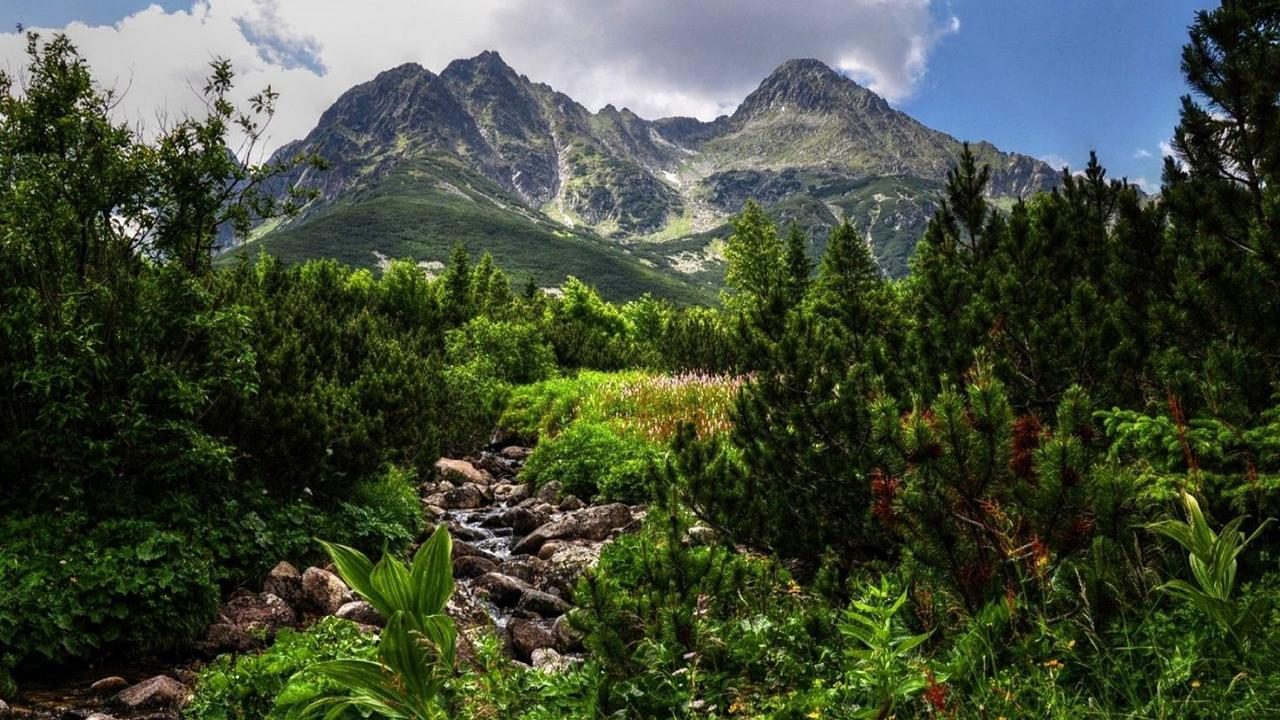
#> input picture python/7_momentos/background.jpg, 1280 x 720 px
$ python 1_mass_center.py
#> lines starting #> are read from the running program, lines starting #| are printed output that depends on the picture; after the words box and inside, x2 and y2 are one past the last pixel; in counts of white or black regions, pixels touching at a corner belong together; long printed decimals are rounded; pictures that were not available may be replaced by others from this repository, and a replacement may not be noted
# -*- coding: utf-8 -*-
"""
Created on Mon Feb 12 12:27:58 2018

@author: Romualdo Villalobos
"""

import numpy as np
import cv2

# calibration factor
c = 3
n = 75 # using n fotograms

captura = cv2.VideoCapture("video2.mp4")
imgfondo = cv2.imread("background.jpg")
#> imgfondo is the input picture: shape (720, 1280, 3); mean B, G, R 57.4, 75.7, 66.2

# Creates the window where slider will be placed
cv2.namedWindow("Salida")

h_avg = 0
h_stddev = 0
s_avg = 0
s_stddev = 0

h_min = 0
h_max = 0
s_min = 0
s_max = 0

isCalibrating = True
i = 1
fctr = 1 / n
while(True):
    isDisponible, fotograma = captura.read()
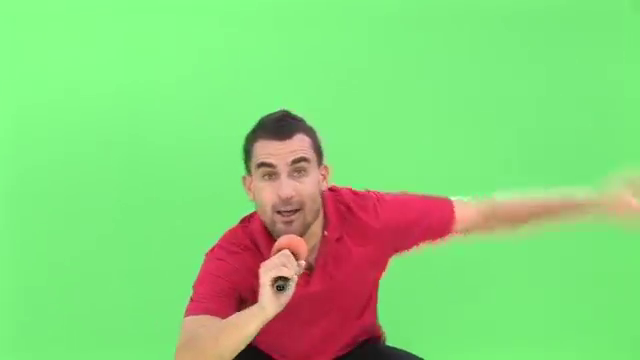
#> input picture frame 60 of python/7_momentos/video.mp4, 640 x 360 px, given in place of video2.mp4, which was not available
#> fotograma is the input picture: shape (360, 640, 3); mean B, G, R 119.9, 210.8, 136.8


    if (isDisponible == True):
        print(fotograma.shape)
#| (360, 640, 3)
        alto, ancho, chanels = fotograma.shape
#> alto = 360; ancho = 640; chanels = 3
        alto = alto
        ancho = ancho

        hsv_frame = cv2.cvtColor(fotograma, cv2.COLOR_BGR2HSV)
#> hsv_frame: shape (360, 640, 3); mean H, S, V 67.2, 127.9, 229.2
        h, s, v = cv2.split(hsv_frame)
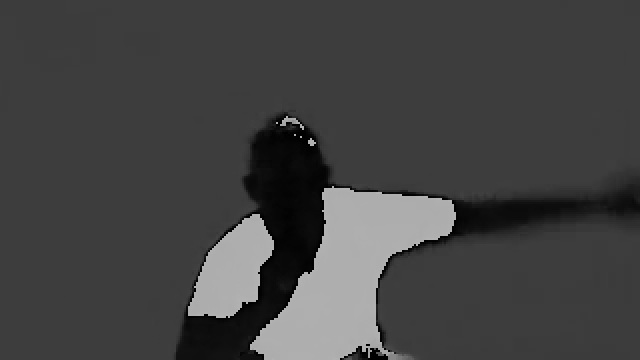
#> h: shape (360, 640); min 0, max 179, mean 67.2
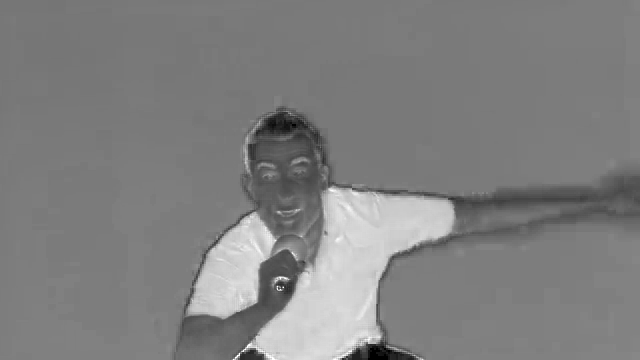
#> s: shape (360, 640); min 0, max 255, mean 127.9
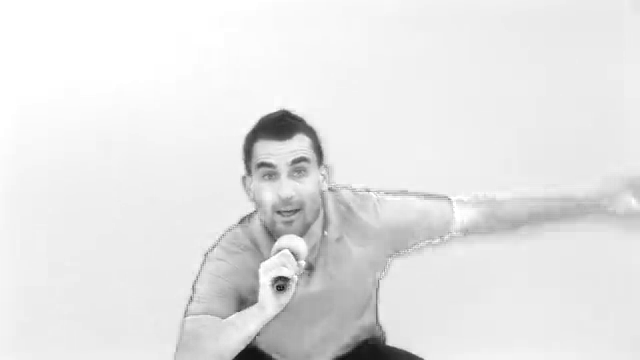
#> v: shape (360, 640); min 15, max 255, mean 229.2

        if (isCalibrating):
            #h_f64 = h.astype(np.float64)
            tmp_h_avg, tmp_h_stddev = cv2.meanStdDev(h)
#> tmp_h_avg = [67.25]; tmp_h_stddev = [38.08]
            h_avg = h_avg + tmp_h_avg[0][0] * fctr
#> h_avg = 0.897
            h_stddev = h_stddev + tmp_h_stddev[0][0] * fctr
#> h_stddev = 0.508
            print(h_stddev)
#| 0.5077

            tmp_s_avg, tmp_s_stddev = cv2.meanStdDev(s)
#> tmp_s_avg = [127.9]; tmp_s_stddev = [28.8]
            s_avg = s_avg + tmp_s_avg[0][0] * fctr
#> s_avg = 1.7
            s_stddev = s_stddev + tmp_s_stddev[0][0] * fctr
#> s_stddev = 0.384

            if (i < n):
                i += 1
            else:
                h_dist = c * h_stddev
                h_min = h_avg - h_dist
                h_max = h_avg + h_dist

                s_dist = c * s_stddev
                s_min = s_avg - s_dist
                s_max = s_avg + s_dist

                isCalibrating = False
                i = 0

        mask_nobin = cv2.inRange(hsv_frame, (h_min, s_min, 20), (h_max, s_max, 255))
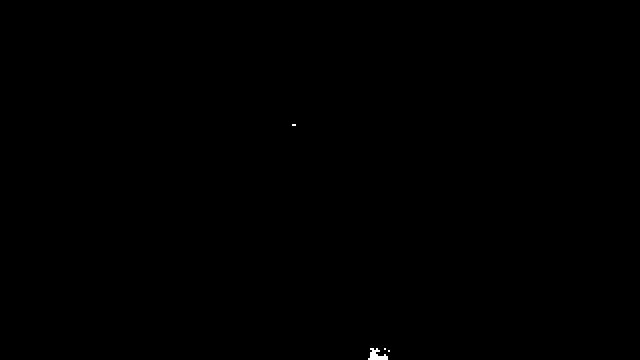
#> mask_nobin: shape (360, 640); 0.07% white; 4 white regions (3 under 20 px), largest, box (x1, y1, x2, y2) and area: (368, 348, 388, 360) 136
        ret, mask = cv2.threshold(mask_nobin, 126, 1, cv2.THRESH_BINARY)
        #ret, mask_inv = cv2.threshold(mask_nobin, 126, 1, cv2.THRESH_BINARY_INV)

#> (the run stopped early here; a loop or call above may not have finished)
